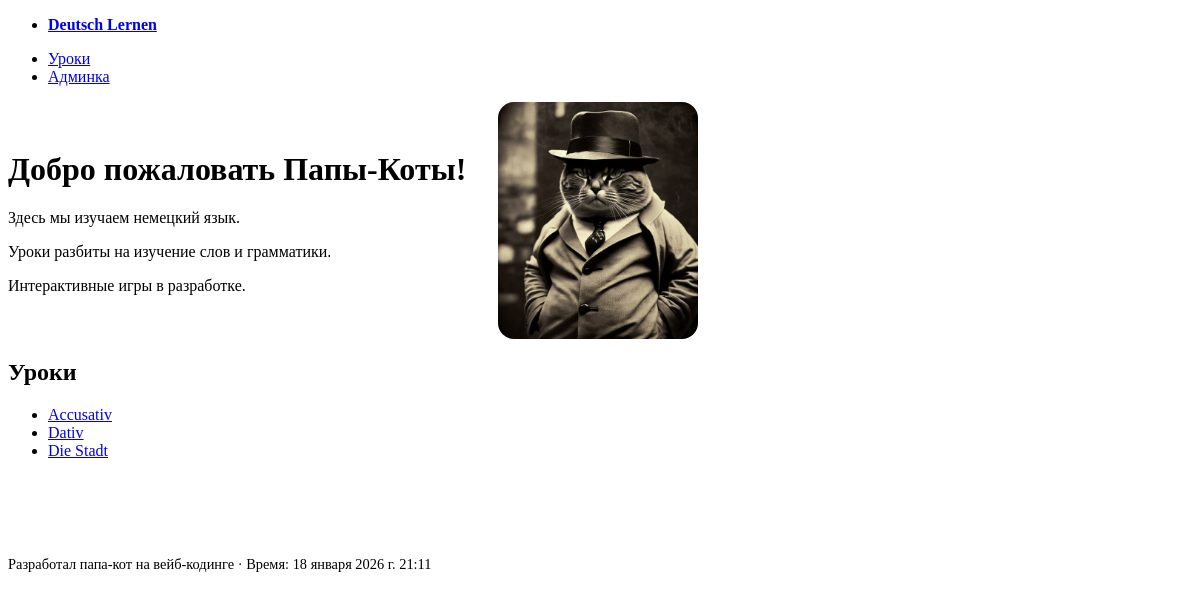
/, run on an earlier commit of the app's database.
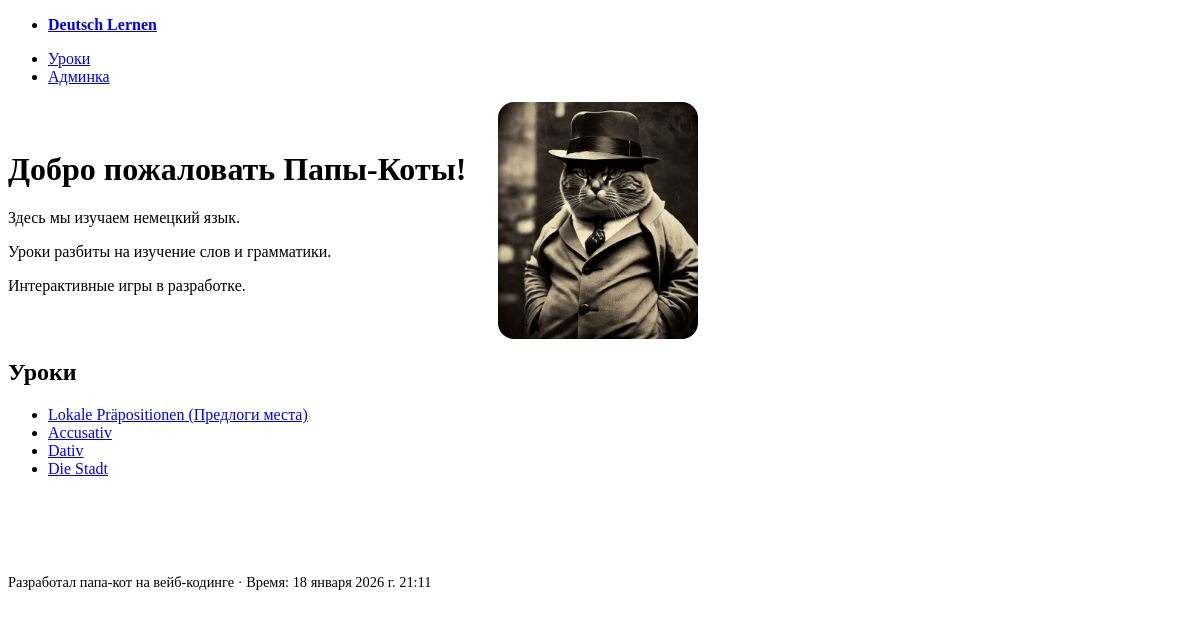
And on a later commit of the database.
### courses/models.py (models this page shows, shortened)
class Lesson(models.Model):
    title = models.CharField("Название урока", max_length=150)
    slug = models.SlugField(
        "Слаг", max_length=160, unique=True, blank=True,
        help_text="Автоматически генерируется из названия, если не указать вручную."
    )
    description = models.TextField("Краткое описание", blank=True)
    TEMPLATE_CHOICES = [
        ("lesson_table.html", "С таблицей"),
        ("lesson_text.html", "Только текст"),
        ("lesson_custom.html", "Кастомный шаблон"),
    ]
    template_name = models.CharField(
        "Шаблон",
        max_length=100,
        choices=TEMPLATE_CHOICES,
        default="lesson_text.html"
    )
    published = models.BooleanField("Опубликован", default=True)
    created_at = models.DateTimeField("Дата создания", auto_now_add=True)
    class Meta:
        ordering = ["-created_at"]  # последние уроки первыми
        verbose_name = "Урок"
        verbose_name_plural = "Уроки"

### courses/views.py (the view)
# urls.py: path("", views.home, name="home"),
def home(request):
    latest = Lesson.objects.filter(published=True)[:5]
    return render(
        request,
        "courses/home.html",
        {
            "latest": latest,
            "now": timezone.now(),  # можно использовать в шаблоне (например: {{ now }})
        }
    )

### courses/templates/courses/home.html (shortened to what this page needs)
{% extends "base.html" %}
{% load static %}
{% block content %}
  <div style="display: flex; align-items: center; gap: 2rem;">
    <div>
      <h1>Добро пожаловать Папы-Коты!</h1>
      <p>Здесь мы изучаем немецкий язык.</p>
      <p>Уроки разбиты на изучение слов и грамматики.</p>
      <p>Интерактивные игры в разработке.</p>
    </div>
    <img src="{% static 'images/mainCat.jpg' %}" alt="Логотип" width="200" style="border-radius: 1rem;">
  </div>
  <h2>Уроки</h2>
  <ul>
    {% for lesson in latest %}
      <li><a href="{% url 'courses:lesson_detail' slug=lesson.slug %}">{{ lesson.title }}</a></li>
    {% empty %}
      <li>Пока нет уроков.</li>
    {% endfor %}
  </ul>
{% endblock %}

What changed in the data, as far as the page shows it:
added Lesson: title "Lokale Präpositionen (Предлоги места)"
